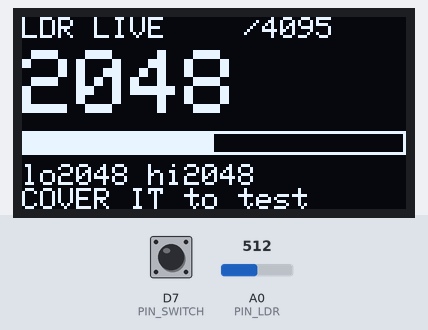
Recording of a sketch running on a simulated Arduino Zero (SAMD21). Shown: 128×64 one-colour display. Inputs (shaded band) come from the test bench; at power-on: A0 (PIN_LDR) = 512, D7 (PIN_SWITCH) HIGH (analog values on the 0–1023 scale). What the sketch prints to the serial monitor is not drawn.

Above: at 1.2 s.
1.3 s: A0 (PIN_LDR) set to 716
At 2.5 s:
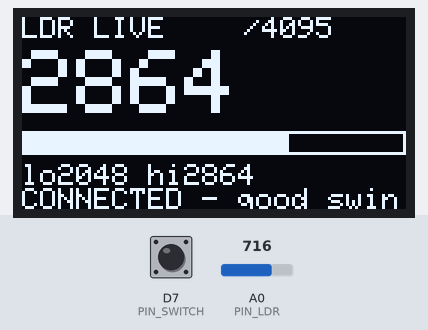
2.8 s: D7 (PIN_SWITCH) pulled LOW for 0.15 s
At 4.2 s:
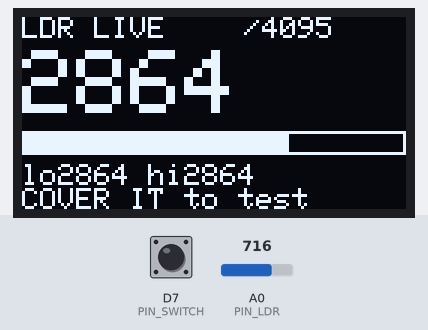
4.5 s: A0 (PIN_LDR) set to 1023
At 5.7 s:
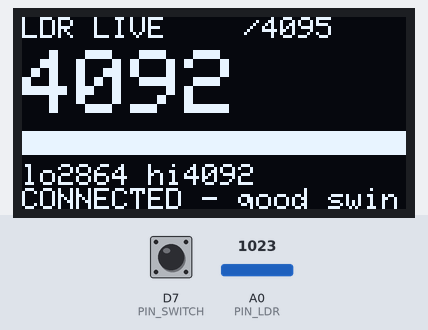
6.0 s: D7 (PIN_SWITCH) pulled LOW for 1 s
At 6.6 s:
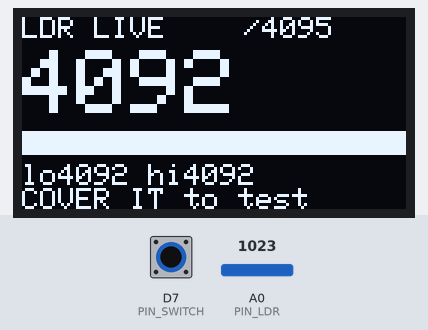
8.5 s: A0 (PIN_LDR) set to 900
At 9.7 s:
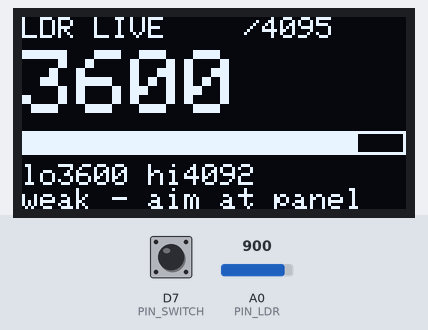
10.0 s: D7 (PIN_SWITCH) pulled LOW for 0.15 s
At 11.4 s:
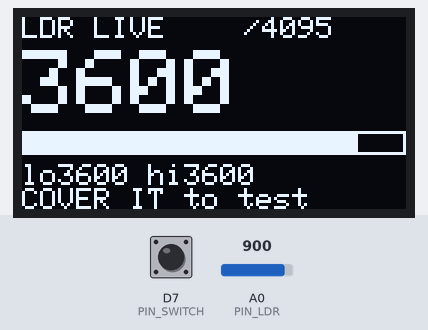
Timing chart, 0 to 12.7 s (numbered marks = the images above; inputs shaded):
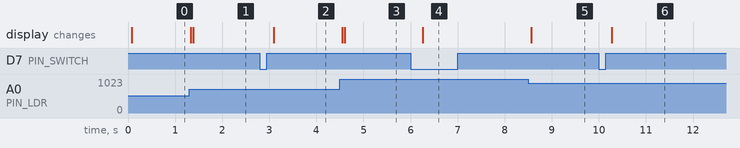

Measured:
- after the input at 1.3 s, the display: first changes at once (image 1 shows a later state)
- after the input at 2.8 s, the display: changes after 0.29 s (image 2)
- after the input at 4.5 s, the display: first changes after 0.05 s (image 3 shows a later state)
- after the input at 6.0 s, the display: changes after 0.26 s (image 4)
- after the input at 8.5 s, the display: changes after 0.06 s (image 5)
- after the input at 10.0 s, the display: changes after 0.27 s (image 6)

The sketch:

01f_ldr_live.ino
```cpp
/*
 * LightGuide Edge - 01f_ldr_live
 * COM683 CW2 | Vishnu Vekariya B00969091 | Ulster University
 *
 * Big live LDR reading on the OLED, so the divider can be debugged at the rig
 * without a laptop. Wiggle a wire and the number reacts immediately.
 *
 * WHAT TO LOOK FOR
 *   Cover the LDR with a finger -> the number MUST drop by hundreds.
 *   If covering it does nothing, the circuit is open no matter how plausible
 *   the number looks. An analog pin always returns a value; a plausible value
 *   is not evidence of a connection.
 *
 * The status line is driven by the swing since power-up, not by the absolute
 * value, because a floating pin sits at a perfectly believable mid-scale number.
 *
 * Press the button to reset min/max.
 */

#include <Wire.h>
#include <Adafruit_GFX.h>
#include <Adafruit_SSD1306.h>

const int PIN_LDR = A0;
const int PIN_SWITCH = 7;

Adafruit_SSD1306 display(128, 64, &Wire, -1);
bool oledOk = false;

int vMin = 4095, vMax = 0;

int readLdr() {
  // Spread the reads over ~20 ms rather than taking them back-to-back. LED panels
  // dim by PWM; sampling faster than one PWM cycle returns whatever phase it
  // happened to catch, which looks like noise and hides the real mean.
  long acc = 0;
  const int N = 40;
  for (int i = 0; i < N; i++) { acc += analogRead(PIN_LDR); delayMicroseconds(500); }
  return (int)(acc / N);
}

void setup() {
  Serial.begin(115200);
  while (!Serial && millis() < 3000) { }
  analogReadResolution(12);
  pinMode(PIN_SWITCH, INPUT_PULLUP);
  Wire.begin();
  oledOk = display.begin(SSD1306_SWITCHCAPVCC, 0x3C);
  if (oledOk) display.setTextColor(SSD1306_WHITE);
  Serial.println(F("ldr_raw,min,max,swing"));
}

void loop() {
  if (digitalRead(PIN_SWITCH) == LOW) { vMin = 4095; vMax = 0; delay(200); }

  int v = readLdr();
  if (v < vMin) vMin = v;
  if (v > vMax) vMax = v;
  int swing = vMax - vMin;

  Serial.print(v);      Serial.print(',');
  Serial.print(vMin);   Serial.print(',');
  Serial.print(vMax);   Serial.print(',');
  Serial.println(swing);

  if (oledOk) {
    display.clearDisplay();

    display.setTextSize(1);
    display.setCursor(0, 0);
    display.print(F("LDR LIVE"));
    display.setCursor(74, 0);
    display.print(F("/4095"));

    // big current value
    display.setTextSize(3);
    display.setCursor(0, 11);
    display.print(v);

    // bar
    int w = (int)((long)v * 128 / 4095);
    display.drawRect(0, 38, 128, 8, SSD1306_WHITE);
    display.fillRect(0, 38, w, 8, SSD1306_WHITE);

    display.setTextSize(1);
    display.setCursor(0, 49);
    display.print(F("lo")); display.print(vMin);
    display.print(F(" hi")); display.print(vMax);

    display.setCursor(0, 57);
    if (swing > 800)      display.print(F("CONNECTED - good swing"));
    else if (swing > 200) display.print(F("weak - aim at panel"));
    else                  display.print(F("COVER IT to test"));

    display.display();
  }
}
```
